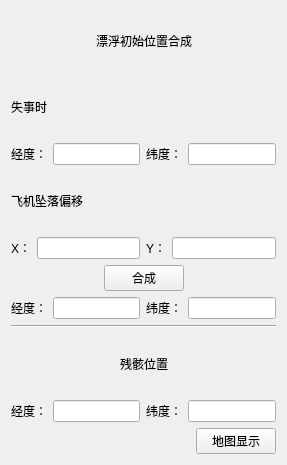
<?xml version="1.0" encoding="UTF-8"?>
<ui version="4.0">
 <class>PosSynthesis_Widget</class>
 <widget class="QWidget" name="PosSynthesis_Widget">
  <property name="geometry">
   <rect>
    <x>0</x>
    <y>0</y>
    <width>287</width>
    <height>465</height>
   </rect>
  </property>
  <property name="windowTitle">
   <string>坐标合成</string>
  </property>
  <layout class="QVBoxLayout" name="verticalLayout">
   <item>
    <layout class="QHBoxLayout" name="horizontalLayout_10">
     <item>
      <spacer name="horizontalSpacer_7">
       <property name="orientation">
        <enum>Qt::Horizontal</enum>
       </property>
       <property name="sizeHint" stdset="0">
        <size>
         <width>40</width>
         <height>20</height>
        </size>
       </property>
      </spacer>
     </item>
     <item>
      <widget class="QLabel" name="label_13">
       <property name="text">
        <string>漂浮初始位置合成</string>
       </property>
      </widget>
     </item>
     <item>
      <spacer name="horizontalSpacer_9">
       <property name="orientation">
        <enum>Qt::Horizontal</enum>
       </property>
       <property name="sizeHint" stdset="0">
        <size>
         <width>40</width>
         <height>20</height>
        </size>
       </property>
      </spacer>
     </item>
    </layout>
   </item>
   <item>
    <layout class="QHBoxLayout" name="horizontalLayout_4">
     <item>
      <widget class="QLabel" name="label">
       <property name="text">
        <string>失事时</string>
       </property>
      </widget>
     </item>
     <item>
      <spacer name="horizontalSpacer">
       <property name="orientation">
        <enum>Qt::Horizontal</enum>
       </property>
       <property name="sizeHint" stdset="0">
        <size>
         <width>40</width>
         <height>20</height>
        </size>
       </property>
      </spacer>
     </item>
    </layout>
   </item>
   <item>
    <layout class="QHBoxLayout" name="horizontalLayout">
     <item>
      <widget class="QLabel" name="label_2">
       <property name="text">
        <string>经度：</string>
       </property>
      </widget>
     </item>
     <item>
      <widget class="QLineEdit" name="beforeLon_LE">
       <property name="text">
        <string/>
       </property>
      </widget>
     </item>
     <item>
      <widget class="QLabel" name="label_3">
       <property name="text">
        <string>纬度：</string>
       </property>
      </widget>
     </item>
     <item>
      <widget class="QLineEdit" name="beforeLat_LE">
       <property name="text">
        <string/>
       </property>
      </widget>
     </item>
    </layout>
   </item>
   <item>
    <layout class="QHBoxLayout" name="horizontalLayout_5">
     <item>
      <widget class="QLabel" name="label_4">
       <property name="text">
        <string>飞机坠落偏移</string>
       </property>
      </widget>
     </item>
     <item>
      <spacer name="horizontalSpacer_2">
       <property name="orientation">
        <enum>Qt::Horizontal</enum>
       </property>
       <property name="sizeHint" stdset="0">
        <size>
         <width>40</width>
         <height>20</height>
        </size>
       </property>
      </spacer>
     </item>
    </layout>
   </item>
   <item>
    <layout class="QHBoxLayout" name="horizontalLayout_2">
     <item>
      <widget class="QLabel" name="label_5">
       <property name="text">
        <string>X：</string>
       </property>
      </widget>
     </item>
     <item>
      <widget class="QLineEdit" name="dropX_LE"/>
     </item>
     <item>
      <widget class="QLabel" name="label_6">
       <property name="text">
        <string>Y：</string>
       </property>
      </widget>
     </item>
     <item>
      <widget class="QLineEdit" name="dropY_LE"/>
     </item>
    </layout>
   </item>
   <item>
    <layout class="QHBoxLayout" name="horizontalLayout_6">
     <item>
      <spacer name="horizontalSpacer_3">
       <property name="orientation">
        <enum>Qt::Horizontal</enum>
       </property>
       <property name="sizeHint" stdset="0">
        <size>
         <width>40</width>
         <height>20</height>
        </size>
       </property>
      </spacer>
     </item>
     <item>
      <widget class="QPushButton" name="synthesis_BT">
       <property name="text">
        <string>合成</string>
       </property>
      </widget>
     </item>
     <item>
      <spacer name="horizontalSpacer_6">
       <property name="orientation">
        <enum>Qt::Horizontal</enum>
       </property>
       <property name="sizeHint" stdset="0">
        <size>
         <width>40</width>
         <height>20</height>
        </size>
       </property>
      </spacer>
     </item>
    </layout>
   </item>
   <item>
    <layout class="QHBoxLayout" name="horizontalLayout_3">
     <item>
      <widget class="QLabel" name="label_7">
       <property name="text">
        <string>经度：</string>
       </property>
      </widget>
     </item>
     <item>
      <widget class="QLineEdit" name="afterLon_LE"/>
     </item>
     <item>
      <widget class="QLabel" name="label_8">
       <property name="text">
        <string>纬度：</string>
       </property>
      </widget>
     </item>
     <item>
      <widget class="QLineEdit" name="afterLat_LE"/>
     </item>
    </layout>
   </item>
   <item>
    <widget class="Line" name="line">
     <property name="orientation">
      <enum>Qt::Horizontal</enum>
     </property>
    </widget>
   </item>
   <item>
    <layout class="QHBoxLayout" name="horizontalLayout_7">
     <item>
      <spacer name="horizontalSpacer_4">
       <property name="orientation">
        <enum>Qt::Horizontal</enum>
       </property>
       <property name="sizeHint" stdset="0">
        <size>
         <width>40</width>
         <height>20</height>
        </size>
       </property>
      </spacer>
     </item>
     <item>
      <widget class="QLabel" name="label_10">
       <property name="text">
        <string>残骸位置</string>
       </property>
      </widget>
     </item>
     <item>
      <spacer name="horizontalSpacer_5">
       <property name="orientation">
        <enum>Qt::Horizontal</enum>
       </property>
       <property name="sizeHint" stdset="0">
        <size>
         <width>40</width>
         <height>20</height>
        </size>
       </property>
      </spacer>
     </item>
    </layout>
   </item>
   <item>
    <layout class="QHBoxLayout" name="horizontalLayout_8">
     <item>
      <widget class="QLabel" name="label_11">
       <property name="text">
        <string>经度：</string>
       </property>
      </widget>
     </item>
     <item>
      <widget class="QLineEdit" name="showLon_LE"/>
     </item>
     <item>
      <widget class="QLabel" name="label_12">
       <property name="text">
        <string>纬度：</string>
       </property>
      </widget>
     </item>
     <item>
      <widget class="QLineEdit" name="showLat_LE"/>
     </item>
    </layout>
   </item>
   <item>
    <layout class="QHBoxLayout" name="horizontalLayout_9">
     <item>
      <spacer name="horizontalSpacer_8">
       <property name="orientation">
        <enum>Qt::Horizontal</enum>
       </property>
       <property name="sizeHint" stdset="0">
        <size>
         <width>40</width>
         <height>20</height>
        </size>
       </property>
      </spacer>
     </item>
     <item>
      <widget class="QPushButton" name="mapShow_BT">
       <property name="text">
        <string>地图显示</string>
       </property>
      </widget>
     </item>
    </layout>
   </item>
  </layout>
 </widget>
 <resources/>
 <connections/>
</ui>
